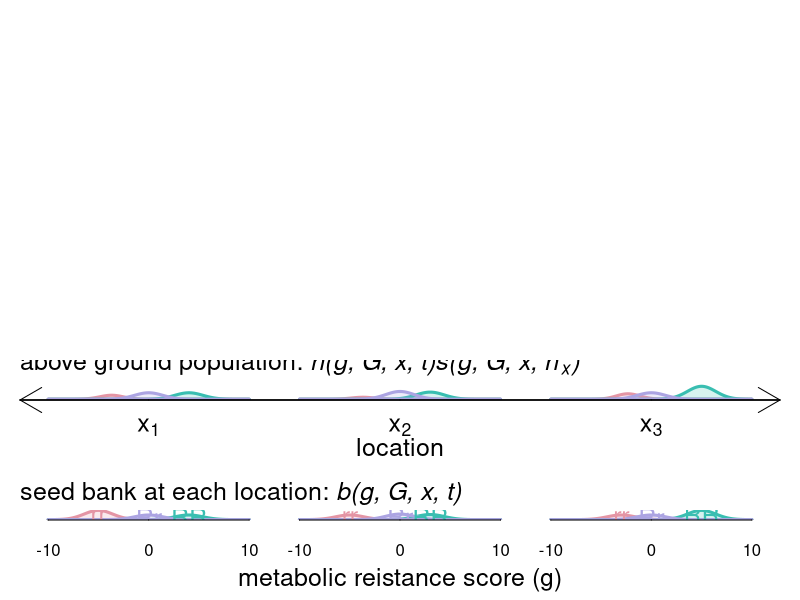

Reproduce this figure in R. (Note: this script raises an error after producing the figure.)
# script to make the components of a figure that explains how the spatial model works
library(colorspace)

#set up the pallets
G_pallet = rainbow_hcl(3, start = 180, end = 360)
G_pallet_fill = adjustcolor(G_pallet, alpha.f = 0.2)
names(G_pallet) <- c('RR', 'Rr', 'rr')
names(G_pallet_fill) <- c('RR', 'Rr', 'rr')

# set up the plotting areas, three plots along the bottom for seed bank distribution
# one wide one with three sets if three above ground distrubtions
# one wide dispersal kerenl plot with both seed and pollen
# then 9 mixed col dists at each of the three locations, possibly summarise with ellipsis.

layout_mat = rbind(c(0, 1, 0, 0.2), c(0, 1, 0.20, 0.4), c(0, 1, 0.4, 0.55),
  c(0, 1, 0.55, 0.625), c(0, 1, 0.625, 0.7), c(0, 1, 0.7, 0.775),
c(0, 1, 0.775, 0.85), c(0, 1, 0.85, 0.925), c(0, 1, 0.925, 1))

## make a distributionf for the seed bank at each location
x_means = c(4, 0, -5, 28, 25, 20, 55, 50, 47)
RR_x1 = dnorm(seq(-10, 10, 0.1), x_means[1], 1.41) * 50
Rr_x1 = dnorm(seq(-10, 10, 0.1), x_means[2], 1.41) * 50
rr_x1 = dnorm(seq(-10, 10, 0.1), x_means[3], 1.41) * 100

RR_x2 = dnorm(seq(15, 35, 0.1), x_means[4], 1.41) * 55
Rr_x2 = dnorm(seq(15, 35, 0.1), x_means[5], 1.41) * 60
rr_x2 = dnorm(seq(15, 35, 0.1), x_means[6], 1.41) * 50

RR_x3 = dnorm(seq(40, 60, 0.1), x_means[7], 1.41) * 100
Rr_x3 = dnorm(seq(40, 60, 0.1), x_means[8], 1.41) * 50
rr_x3 = dnorm(seq(40, 60, 0.1), x_means[9], 1.41) * 50

# make the above ground distributions
RR_x1_ag = RR_x1 * 0.7
Rr_x1_ag = Rr_x1 * 0.7
rr_x1_ag = rr_x1 * (1 / (1 + exp(2 - 5 - pmin(5, seq(-10, 10, 0.1) * 1))))

RR_x2_ag = RR_x2 * 0.7
Rr_x2_ag = Rr_x2 * 0.7
rr_x2_ag = rr_x2 * (1 / (1 + exp(2 - 5 - pmin(5, seq(-10, 10, 0.1) * 1))))

RR_x3_ag = RR_x3 * 0.7
Rr_x3_ag = Rr_x3 * 0.7
rr_x3_ag = rr_x3 * (1 / (1 + exp(2 - 5 - pmin(5, seq(-10, 10, 0.1) * 1))))

# make the mixed distributions 
RR_RR_2_RR = dnorm(seq(15, 35, 0.1), 30, 1) * 100

RR_Rr_2_RR = dnorm(seq(15, 35, 0.1), 30, 1) * 50
RR_Rr_2_Rr = dnorm(seq(15, 35, 0.1), 25, 1) * 50

Rr_Rr_2_rr = dnorm(seq(15, 35, 0.1), 20, 1) * 25
Rr_Rr_2_Rr = dnorm(seq(15, 35, 0.1), 25, 1) * 50
Rr_Rr_2_RR = dnorm(seq(15, 35, 0.1), 30, 1) * 25

rr_RR_2_Rr = dnorm(seq(15, 35, 0.1), 25, 1) * 100

rr_Rr_2_rr = dnorm(seq(15, 35, 0.1), 20, 1) * 50
rr_Rr_2_Rr = dnorm(seq(15, 35, 0.1), 25, 1) * 50

rr_rr_2_rr = dnorm(seq(15, 35, 0.1), 20, 1) * 100

setwd('/home/shauncoutts/Dropbox/projects/MHR_blackgrass/BG_population_model/writting/spatial_model_fig')
pdf(file = 'BG_pop_spatial_mod_schematic.pdf', height = 15, width = 10)
  split.screen(layout_mat)
  
  # single plot for all locations on one long axis
  screen(1)
    par(mar = c(4, 1, 1.5, 1))
    plot(-10:60, -10:60, ylim = c(0, max(c(RR_x1, Rr_x1, rr_x1, RR_x2, Rr_x2, rr_x2, RR_x3, Rr_x3, rr_x3))), type = 'n',
      bty = 'n', xlab = '', ylab = '', yaxt = 'n', xaxt = 'n')
      
    polygon(seq(-10, 10, 0.1), rr_x1, col = G_pallet_fill['rr'], border = G_pallet['rr'], lwd = 3)
    polygon(seq(-10, 10, 0.1), RR_x1, col = G_pallet_fill['RR'], border = G_pallet['RR'], lwd = 3)
    polygon(seq(-10, 10, 0.1), Rr_x1, col = G_pallet_fill['Rr'], border = G_pallet['Rr'], lwd = 3)
    text(x = x_means[1:3], y = c(max(RR_x1), max(Rr_x1), max(rr_x1)) / 2, labels = c('RR', 'Rr', 'rr'), cex = 1.5, 
      col = G_pallet)
      
    polygon(seq(15, 35, 0.1), rr_x2, col = G_pallet_fill['rr'], border = G_pallet['rr'], lwd = 3)
    polygon(seq(15, 35, 0.1), RR_x2, col = G_pallet_fill['RR'], border = G_pallet['RR'], lwd = 3)
    polygon(seq(15, 35, 0.1), Rr_x2, col = G_pallet_fill['Rr'], border = G_pallet['Rr'], lwd = 3)
    text(x = x_means[4:6], y = c(max(RR_x2), max(Rr_x2), max(rr_x2)) / 2, labels = c('RR', 'Rr', 'rr'), cex = 1.5, 
      col = G_pallet)
      
    polygon(seq(40, 60, 0.1), rr_x3, col = G_pallet_fill['rr'], border = G_pallet['rr'], lwd = 3)
    polygon(seq(40, 60, 0.1), RR_x3, col = G_pallet_fill['RR'], border = G_pallet['RR'], lwd = 3)
    polygon(seq(40, 60, 0.1), Rr_x3, col = G_pallet_fill['Rr'], border = G_pallet['Rr'], lwd = 3)
    mtext('metabolic reistance score (g)', side = 1, line = 2.5, cex = 1.5)
    text(x = x_means[7:9], y = c(max(RR_x3), max(Rr_x3), max(rr_x3)) / 2, labels = c('RR', 'Rr', 'rr'), cex = 1.5, 
      col = G_pallet)
    axis(side = 1, at = c(-10, 0, 10), labels = c(-10, 0, 10), tck = 0.015)
    axis(side = 1, at = c(15, 25, 35), labels = c(-10, 0, 10), tck = 0.015)
    axis(side = 1, at = c(40, 50, 60), labels = c(-10, 0, 10), tck = 0.015)
    
    mtext(expression(paste('seed bank at each location: ', italic('b(g, G, x, t)'))), side = 3, adj = 0, cex = 1.5)

  # above ground
  screen(2)
    par(mar = c(4, 1, 1, 1))
    plot(-10:60, -10:60, ylim = c(0, max(c(RR_x1, Rr_x1, rr_x1, RR_x2, Rr_x2, 
      rr_x2, RR_x3, Rr_x3, rr_x3))), type = 'n', bty = 'n', xlab = '', ylab = '', 
      yaxt = 'n', xaxt = 'n')
    mtext('location', side = 1, line = 2, cex = 1.5)
    
    polygon(seq(-10, 10, 0.1), rr_x1_ag, col = G_pallet_fill['rr'], border = G_pallet['rr'], lwd = 3)
    polygon(seq(-10, 10, 0.1), RR_x1_ag, col = G_pallet_fill['RR'], border = G_pallet['RR'], lwd = 3)
    polygon(seq(-10, 10, 0.1), Rr_x1_ag, col = G_pallet_fill['Rr'], border = G_pallet['Rr'], lwd = 3)
      
    polygon(seq(15, 35, 0.1), rr_x2_ag, col = G_pallet_fill['rr'], border = G_pallet['rr'], lwd = 3)
    polygon(seq(15, 35, 0.1), RR_x2_ag, col = G_pallet_fill['RR'], border = G_pallet['RR'], lwd = 3)
    polygon(seq(15, 35, 0.1), Rr_x2_ag, col = G_pallet_fill['Rr'], border = G_pallet['Rr'], lwd = 3)
      
    polygon(seq(40, 60, 0.1), rr_x3_ag, col = G_pallet_fill['rr'], border = G_pallet['rr'], lwd = 3)
    polygon(seq(40, 60, 0.1), RR_x3_ag, col = G_pallet_fill['RR'], border = G_pallet['RR'], lwd = 3)
    polygon(seq(40, 60, 0.1), Rr_x3_ag, col = G_pallet_fill['Rr'], border = G_pallet['Rr'], lwd = 3)

    axis(side = 1, at = c(-20, 0, 25, 50, 100), labels = c('', expression(x[1]), expression(x[2]), bquote(x[3]), ''),
      cex.axis = 1.5, tck = 0.015)
    
    u <- par('usr')
    arrows(u[1], u[3], u[2], u[3], code = 2, xpd = TRUE)
    arrows(u[2], u[3], u[1], u[3], code = 2, xpd = TRUE)
 
    mtext(expression(paste('above ground population: ', italic('n(g, G, x, t)s(g, G, x, h')[italic(x)], italic(')'))), 
      side = 3, adj = 0, cex = 1.5)   
  ## dispersal kernel
  screen(3)
    par(mar = c(4, 1, 2, 1))
    plot(-10:10, -10:10, type = 'n', ylim = c(0, 0.5), bty = 'n', axes = FALSE, xlab = '', ylab = '', cex.lab = 1.5)
    axis(side = 1, pos = 0, at = c(-10, 10), label = c('', ''), tck = 0)
    axis(side = 2, pos = 0, at = c(0, 0.5), label = c('', ''), tck = 0)
    dists = c(rev(seq(0, 10, 0.1)), seq(0, 10, 0.1))
    seed_disp = 0.47 * exp(-0.8 * dists)
    ls_1D = c(seq(-10, 0, 0.1), seq(0, 10, 0.1))
    lines(ls_1D, seed_disp, lwd = 2, col = 'blue') 
    text(x = ls_1D[110], y = seed_disp[110], label = 'seed', col = 'blue', cex = 1, pos = 4)
    pollen_disp = 0.2 * exp(-0.3 * dists)
    lines(ls_1D, pollen_disp, lwd = 2, col = 'magenta') 
    text(x = ls_1D[110], y = pollen_disp[110] * 0.90, label = 'pollen', col = 'magenta', cex = 1, pos = 1)
    mtext('distance', side = 1, line = 1, cex = 1.5)

    mtext(expression(paste('seed and pollen dispersal kernel: ', italic('d(i, j)')[italic('m')], ' and ', italic('d(i,j)')['p'])), 
      side = 3, adj = 0, cex = 1.5)   
  ## mixed seed 
  screen(4)
    par(mar = c(1, 1, 1, 1))
    plot(x = -10:60, y = -10:60, type = 'n', ylim = c(0, max(RR_RR_2_RR)), bty = 'n', axes = FALSE, xlab = '',
      ylab = '')
    polygon(seq(15, 35, 0.1), RR_RR_2_RR, col = G_pallet_fill['RR'], border = G_pallet['RR'], lwd = 3)
    text(x = 7, y = 0.5 * max(RR_RR_2_RR), labels = 'RR', cex = 2, col = G_pallet['RR'])
    text(x = 9.5, y = 0.5 * max(RR_RR_2_RR), labels = 'x', cex = 1.5)
    text(x = 12, y = 0.5 * max(RR_RR_2_RR), labels = 'RR', cex = 2, col = G_pallet['RR'])
    
  screen(5)
    par(mar = c(1, 1, 1, 1))
    plot(x = -10:60, y = -10:60, type = 'n', ylim = c(0, max(RR_RR_2_RR)), bty = 'n', axes = FALSE, xlab = '',
      ylab = '')
    polygon(seq(15, 35, 0.1), RR_Rr_2_RR, col = G_pallet_fill['RR'], border = G_pallet['RR'], lwd = 3)
    polygon(seq(15, 35, 0.1), RR_Rr_2_Rr, col = G_pallet_fill['Rr'], border = G_pallet['Rr'], lwd = 3)
    text(x = 7, y = 0.5 * max(RR_RR_2_RR), labels = 'RR', cex = 2, col = G_pallet['RR'])
    text(x = 9.8, y = 0.5 * max(RR_RR_2_RR), labels = 'x', cex = 1.5)
    text(x = 12, y = 0.5 * max(RR_RR_2_RR), labels = 'Rr', cex = 2, col = G_pallet['Rr'])

  screen(6)
    par(mar = c(1, 1, 1, 1))
    plot(x = -10:60, y = -10:60, type = 'n', ylim = c(0, max(RR_RR_2_RR)), bty = 'n', axes = FALSE, xlab = '',
      ylab = '')
    polygon(seq(15, 35, 0.1), Rr_Rr_2_RR, col = G_pallet_fill['RR'], border = G_pallet['RR'], lwd = 3)
    polygon(seq(15, 35, 0.1), Rr_Rr_2_Rr, col = G_pallet_fill['Rr'], border = G_pallet['Rr'], lwd = 3)
    polygon(seq(15, 35, 0.1), Rr_Rr_2_rr, col = G_pallet_fill['rr'], border = G_pallet['rr'], lwd = 3)
    text(x = 8, y = 0.5 * max(RR_RR_2_RR), labels = 'Rr', cex = 2, col = G_pallet['Rr'])
    text(x = 10, y = 0.5 * max(RR_RR_2_RR), labels = 'x', cex = 1.5)
    text(x = 12, y = 0.5 * max(RR_RR_2_RR), labels = 'Rr', cex = 2, col = G_pallet['Rr'])
    
  screen(7)
    par(mar = c(1, 1, 1, 1))
    plot(x = -10:60, y = -10:60, type = 'n', ylim = c(0, max(RR_RR_2_RR)), bty = 'n', axes = FALSE, xlab = '',
      ylab = '')
    polygon(seq(15, 35, 0.1), rr_RR_2_Rr, col = G_pallet_fill['Rr'], border = G_pallet['Rr'], lwd = 3)
    text(x = 8, y = 0.5 * max(RR_RR_2_RR), labels = 'rr', cex = 2, col = G_pallet['rr'])
    text(x = 9.5, y = 0.5 * max(RR_RR_2_RR), labels = 'x', cex = 1.5)
    text(x = 12, y = 0.5 * max(RR_RR_2_RR), labels = 'RR', cex = 2, col = G_pallet['RR'])
    
  screen(8)
    par(mar = c(1, 1, 1, 1))
    plot(x = -10:60, y = -10:60, type = 'n', ylim = c(0, max(RR_RR_2_RR)), bty = 'n', axes = FALSE, xlab = '',
      ylab = '')
    polygon(seq(15, 35, 0.1), rr_Rr_2_Rr, col = G_pallet_fill['Rr'], border = G_pallet['Rr'], lwd = 3)
    polygon(seq(15, 35, 0.1), rr_Rr_2_rr, col = G_pallet_fill['rr'], border = G_pallet['rr'], lwd = 3)
    text(x = 8, y = 0.5 * max(RR_RR_2_RR), labels = 'rr', cex = 2, col = G_pallet['rr'])
    text(x = 10, y = 0.5 * max(RR_RR_2_RR), labels = 'x', cex = 1.5)
    text(x = 12, y = 0.5 * max(RR_RR_2_RR), labels = 'Rr', cex = 2, col = G_pallet['Rr'])
    
  screen(9)
    par(mar = c(1, 1, 1, 1))
    plot(x = -10:60, y = -10:60, type = 'n', ylim = c(0, max(RR_RR_2_RR)), bty = 'n', axes = FALSE, xlab = '',
      ylab = '')
    polygon(seq(15, 35, 0.1), rr_rr_2_rr, col = G_pallet_fill['rr'], border = G_pallet['rr'], lwd = 3)
    text(x = 8, y = 0.5 * max(RR_RR_2_RR), labels = 'rr', cex = 2, col = G_pallet['rr'])
    text(x = 10, y = 0.5 * max(RR_RR_2_RR), labels = 'x', cex = 1.5)
    text(x = 12, y = 0.5 * max(RR_RR_2_RR), labels = 'rr', cex = 2, col = G_pallet['rr'])
    
    mtext(expression(paste('offspring distribution: ', italic('f(g, G, h, x, t)'))), 
      side = 3, adj = 0, cex = 1.5, line = -1)   
    mtext('Offspring distributions of each\ngenotype G, produced by\neach combination of parent\ngenotypes G x G.',
      side = 3, adj = 1, cex = 1.3, line = -10)   
 
  close.screen(all = TRUE)
dev.off()
